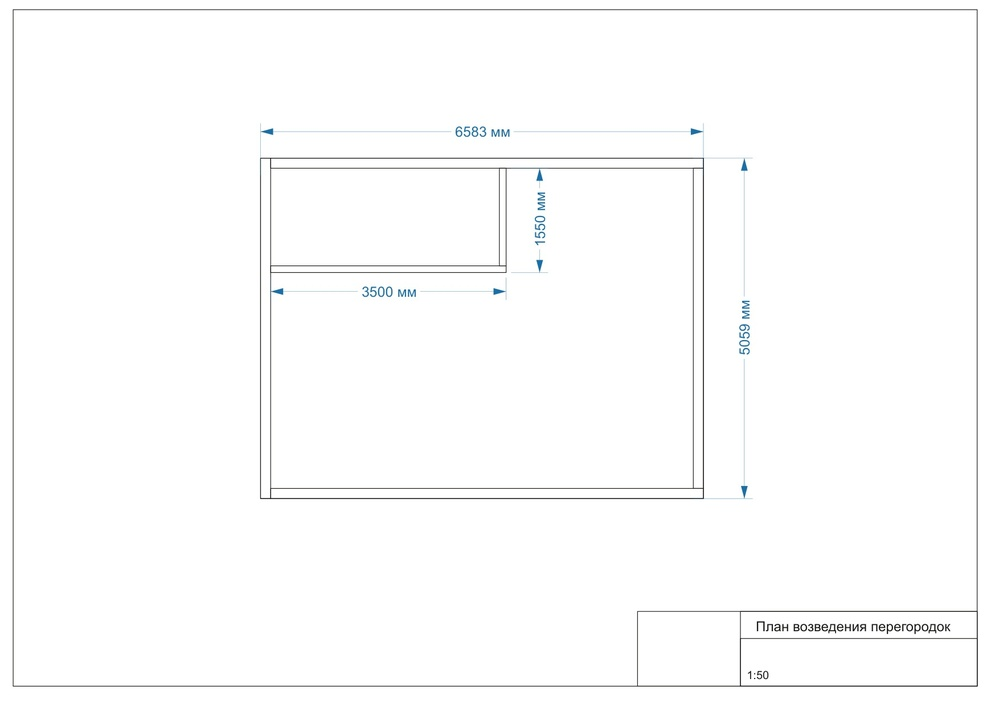
#> input picture backend/yolo_dataset/images/train/1856415c_p1.jpg, 999 x 707 px, shrunk from 1754 x 1241 before the run
$ python -i ocr_processor.py   (imports and definitions only)
#> lines starting #> are read from the running program, lines starting #| are printed output that depends on the picture
# ocr_processor.py
import pytesseract
from PIL import Image
import cv2
import numpy as np
import re
from pathlib import Path
import os
import json

class OCRProcessor:
    def __init__(self, tesseract_path=None):
        """
        Инициализация OCR процессора для чертежей
        """
        if tesseract_path:
            pytesseract.pytesseract.tesseract_cmd = tesseract_path
        else:
            # Автоматический поиск в стандартных путях
            possible_paths = [
                r"C:\Program Files\Tesseract-OCR\tesseract.exe",
                r"C:\Program Files (x86)\Tesseract-OCR\tesseract.exe"
            ]

            for path in possible_paths:
                if os.path.exists(path):
                    pytesseract.pytesseract.tesseract_cmd = path
                    print(f"✅ Tesseract найден: {path}")
                    break
            else:
                print("⚠️ Tesseract не найден в стандартных путях")

    def extract_text_from_image(self, image_path):
        """
        Извлечение текста из изображения чертежа
        """
        try:
            # Загружаем изображение
            image = cv2.imread(str(image_path))
#> image is the input picture: shape (707, 999, 3); mean B, G, R 252.4, 252.4, 252.3
            if image is None:
                return ""

            # Конвертируем в grayscale
            gray = cv2.cvtColor(image, cv2.COLOR_BGR2GRAY)

            # Увеличиваем контраст
            clahe = cv2.createCLAHE(clipLimit=2.0, tileGridSize=(8,8))
            enhanced = clahe.apply(gray)

            # Бинаризация
            _, binary = cv2.threshold(enhanced, 0, 255, cv2.THRESH_BINARY + cv2.THRESH_OTSU)
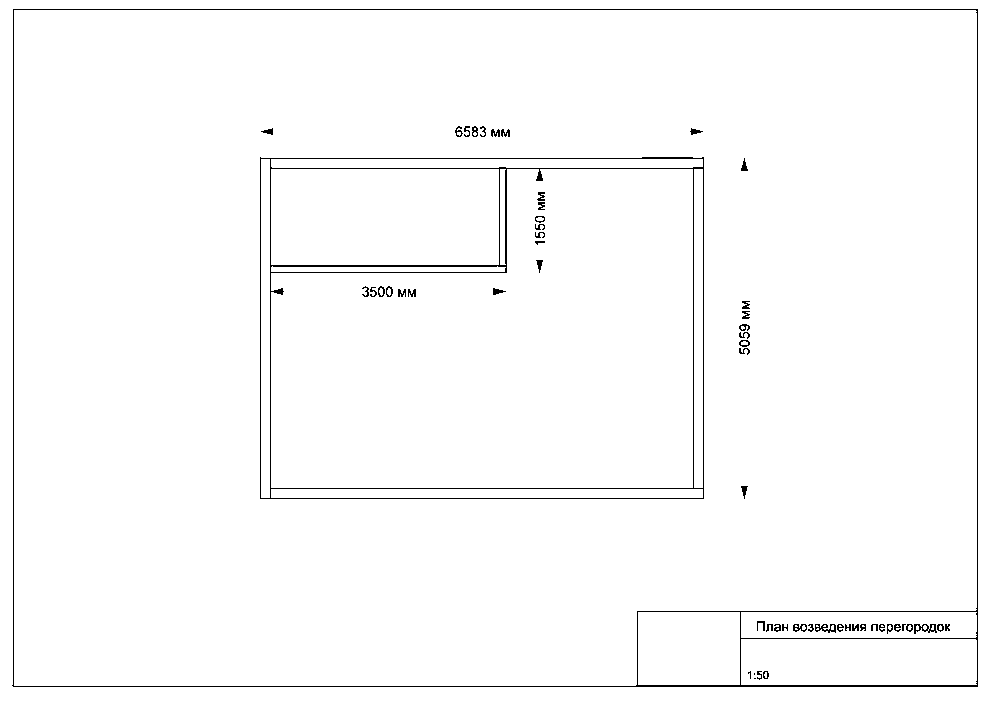
#> binary: shape (707, 999); 98.5% white; black in thin lines or dots

            # Применяем OCR (русский + английский)
            text = pytesseract.image_to_string(
                binary,
                config='--oem 3 --psm 6',
                lang='rus+eng'
            )

            return text.strip()

        except Exception as e:
            print(f"❌ Ошибка OCR: {e}")
            return ""

    # [86 lines left out: functions extract_measurements, analyze_page, not called in this run]

# Глобальный экземпляр
ocr_processor = OCRProcessor()

>>> result = OCRProcessor().extract_text_from_image('../yolo_dataset/images/train/1856415c_p1.jpg')
